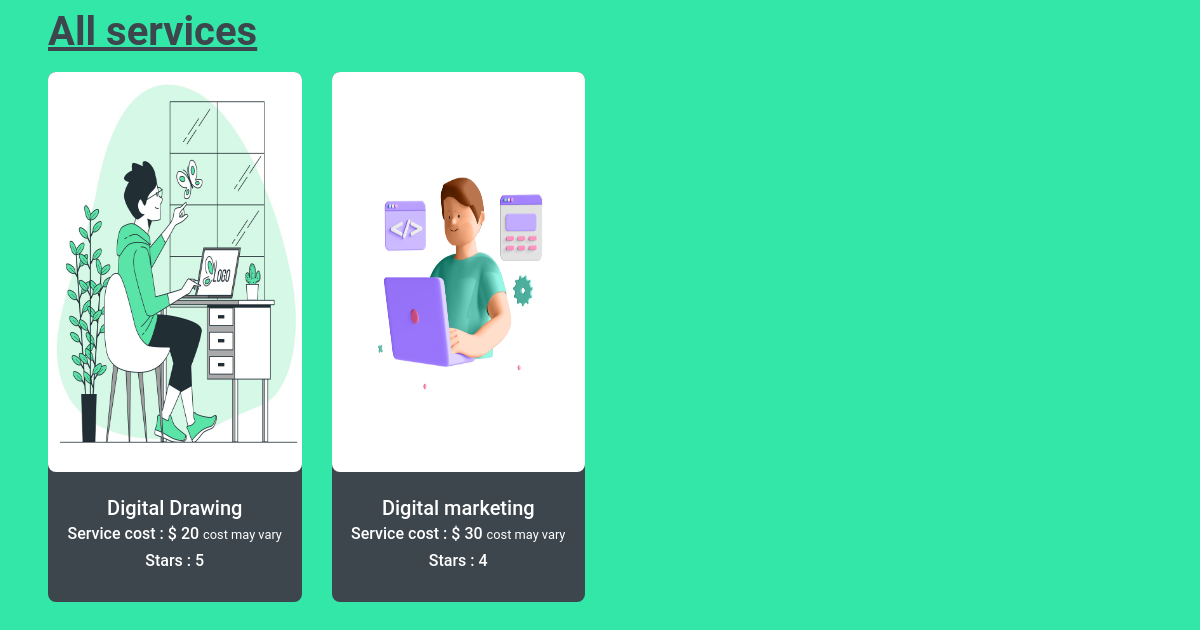
The page /all-services/ on the database its author committed.
### services/models.py (models this page shows, shortened)
class Services(models.Model):
    ACTIVE = 'active'
    DELETEED = 'deleted'
    STATUS_CHOICES = (
        (ACTIVE, 'active'),
        (DELETEED,  'deleted')
    )
    title = models.CharField(max_length=50)
    description = models.TextField(max_length=200)
    status = models.CharField(max_length=20, choices=STATUS_CHOICES, default=ACTIVE)
    image = models.ImageField(upload_to='uploads/service_image/', blank=True)
    video = models.FileField(upload_to='uploads/service_video/', blank=True)
    price = models.IntegerField()
    service_provider = models.ForeignKey('ServiceProvider', related_name='service_provider', on_delete=models.CASCADE)
    stars = models.IntegerField(null=True)

### services/views.py (the view)
# urls.py: path('all-services/',views.all_services, name='all_services'),
def all_services(request):
    services = Services.objects.all()
    return render(request, 'all_services.html', {
    'services': services,
    })

### store/context_processors.py (called while the page is built)
def cart(request):  # to make cart globally available context_processord.py used
    return {'cart': Cart(request)}

### services/templates/all_services.html (shortened to what this page needs)
{% load static %}
 <head>
        <link href="{% static 'css/style.css' %}" rel="stylesheet">
        <link href="https://cdnjs.cloudflare.com/ajax/libs/font-awesome/5.10.0/css/all.min.css" rel="stylesheet">
</head>
<body style="background-color: #33e7a8 !important;">
<h1 class="font-weight-bold text-dark mt-2 mb-3 ml-5" style="text-decoration: underline;">All services </h1>
{% if services %}
{% include 'partials/service_res.html' %}
{% else %}
<p>There are no services matching this querry!</p>
{% endif %}
</body>

### services/templates/partials/service_res.html
{% load static %}
<div class="row px-xl-5 text-dark flex">
    {% for i in services %}
    <div class="col-lg-3 col-md-4 col-sm-6 pb-1">
        <div class="product-item mb-4 bg-dark">
            {% if i.image %}
            <div class="product-img position-relative overflow-hidden ">
                 <img class = "img-fluid" src="{{ i.image.url }}" alt="Image of {{ i.title }}">
            </div>
            {% else %}
            <div class="product-img position-relative overflow-hidden align-items-center">
                <img class = "img-fluid" src="{% static 'img/noimg.png' %}" alt="Image of {{ i.title }}">
           </div>
            {% endif %}
            <div class="text-center py-4">
                <a class="h5 text-decoration-none text-truncate text-light" href="{% url 'view_service' service_id=i.id %}"> {{ i.title }} </a>
                <h6 class="mt-1 text-light"> Service cost : $ {{ i.price }} <small> cost may vary</small></h6>
                <h6 class="text-light"> Stars :  {{ i.stars }} </h6>
            </div>
        </div>
    </div>
    {% endfor %}
</div>

### rows shown on the page
Services: image (picture), title "Digital Drawing", price "20", stars "5"
Services: image (picture), title "Digital marketing", price "30", stars "4"
